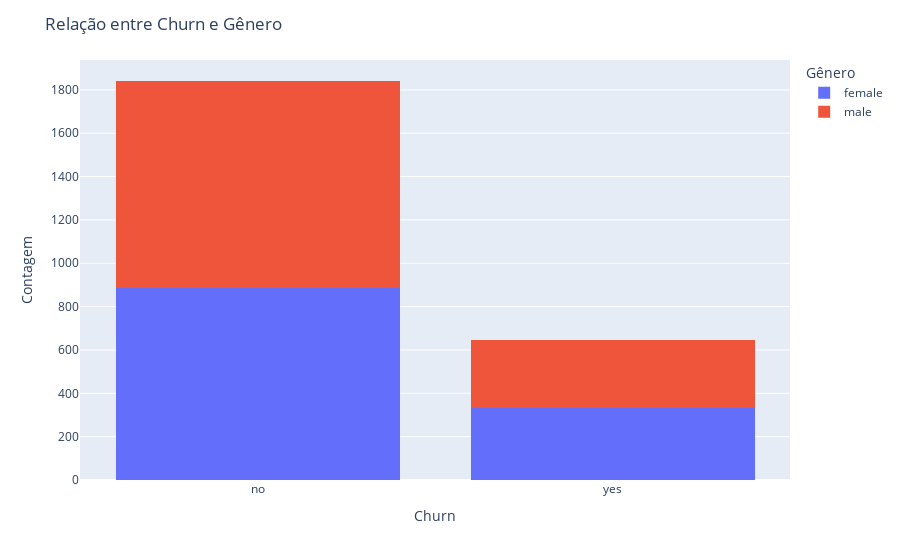

Here is the notebook cell this chart was saved with:
### Markdown cell above
# 4) Realize a etapa da análise bivariada:
A) Questione pelo menos 5 informações e traga as respostas utilizando visuais gráficos e insights.


B) Quais variáveis você acredita serem as mais importantes para esse projetos relacionadas a variável Churn?

### Code cell
#Seu código aqui
# Questão 1: Mulheres são mais propensas a churn que homens?
fig = px.histogram(df, x='Churn', color='Genero', barmode='stack')

# Layout
fig.update_layout(title='Relação entre Churn e Gênero',
                  xaxis_title='Churn',
                  yaxis_title='Contagem',
                  legend_title='Gênero')
fig.show()

# Não parece haver relação entre churn e gênero

### Figure 1 — Plotly figure (JSON) as saved in the notebook; plotly's stock layout.template omitted (floating-point values rounded to 4 significant figures; data arrays with more than 128 entries replaced by an {"elided": "..."} marker saying what was removed)
{"data": [{"alignmentgroup": "True", "bingroup": "x", "hovertemplate": "Genero=female<br>Churn=%{x}<br>count=%{y}<extra></extra>", "legendgroup": "female", "marker": {"color": "#636efa", "pattern": {"shape": ""}}, "name": "female", "offsetgroup": "female", "orientation": "v", "showlegend": true, "type": "histogram", "x": {"elided": "1219 str values"}, "xaxis": "x", "yaxis": "y"}, {"alignmentgroup": "True", "bingroup": "x", "hovertemplate": "Genero=male<br>Churn=%{x}<br>count=%{y}<extra></extra>", "legendgroup": "male", "marker": {"color": "#EF553B", "pattern": {"shape": ""}}, "name": "male", "offsetgroup": "male", "orientation": "v", "showlegend": true, "type": "histogram", "x": {"elided": "1269 str values"}, "xaxis": "x", "yaxis": "y"}], "layout": {"autosize": true, "barmode": "stack", "legend": {"title": {"text": "Gênero"}, "tracegroupgap": 0}, "margin": {"t": 60}, "title": {"text": "Relação entre Churn e Gênero"}, "xaxis": {"anchor": "y", "autorange": true, "domain": [0, 1], "range": [-0.5, 1.5], "title": {"text": "Churn"}, "type": "category"}, "yaxis": {"anchor": "x", "autorange": true, "domain": [0, 1], "range": [0, 1938.0], "title": {"text": "Contagem"}}}}
